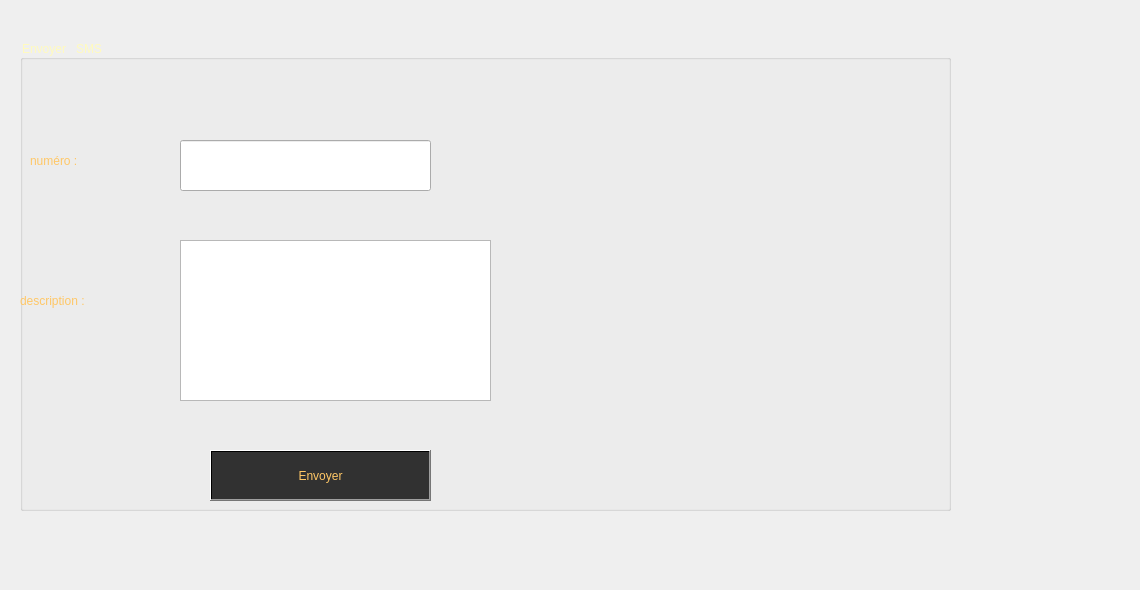
      <widget class="QWidget" name="tab_6">
       <attribute name="title">
        <string>SMS</string>
       </attribute>
       <widget class="QLabel" name="label_51">
        <property name="geometry">
         <rect>
          <x>-10</x>
          <y>-20</y>
          <width>1131</width>
          <height>581</height>
         </rect>
        </property>
        <property name="styleSheet">
         <string notr="true">background-image: url(:/25.jpg);</string>
        </property>
        <property name="text">
         <string/>
        </property>
       </widget>
       <widget class="QGroupBox" name="groupBox_7">
        <property name="geometry">
         <rect>
          <x>20</x>
          <y>40</y>
          <width>931</width>
          <height>471</height>
         </rect>
        </property>
        <property name="styleSheet">
         <string notr="true">color:rgb(255, 250, 190);</string>
        </property>
        <property name="title">
         <string>Envoyer   SMS</string>
        </property>
        <widget class="QLineEdit" name="lineEdit_14">
         <property name="geometry">
          <rect>
           <x>160</x>
           <y>100</y>
           <width>251</width>
           <height>51</height>
          </rect>
         </property>
         <property name="styleSheet">
          <string notr="true">color: rgb(255, 85, 0);</string>
         </property>
        </widget>
        <widget class="QTextEdit" name="textEdit">
         <property name="geometry">
          <rect>
           <x>160</x>
           <y>200</y>
           <width>311</width>
           <height>161</height>
          </rect>
         </property>
         <property name="styleSheet">
          <string notr="true">color: rgb(255, 85, 0);</string>
         </property>
        </widget>
        <widget class="QPushButton" name="pushButton_10">
         <property name="geometry">
          <rect>
           <x>190</x>
           <y>410</y>
           <width>221</width>
           <height>51</height>
          </rect>
         </property>
         <property name="styleSheet">
          <string notr="true">color: rgb(255, 199, 102);
background-color: qlineargradient(spread:pad, x1:1, y1:0, x2:1, y2:0, stop:0.919598 rgba(49, 49, 49), stop:0.98 rgba(0, 0, 0, 255), stop:1 rgba(235, 148, 61, 255));</string>
         </property>
         <property name="text">
          <string>Envoyer</string>
         </property>
        </widget>
        <widget class="QLabel" name="label_52">
         <property name="geometry">
          <rect>
           <x>10</x>
           <y>100</y>
           <width>111</width>
           <height>41</height>
          </rect>
         </property>
         <property name="styleSheet">
          <string notr="true">color: rgb(255, 199, 102);</string>
         </property>
         <property name="text">
          <string>numéro :</string>
         </property>
        </widget>
        <widget class="QLabel" name="label_53">
         <property name="geometry">
          <rect>
           <x>0</x>
           <y>240</y>
           <width>151</width>
           <height>41</height>
          </rect>
         </property>
         <property name="styleSheet">
          <string notr="true">color: rgb(255, 199, 102);</string>
         </property>
         <property name="text">
          <string>description :</string>
         </property>
        </widget>
        <widget class="QLabel" name="label_54">
         <property name="geometry">
          <rect>
           <x>380</x>
           <y>410</y>
           <width>51</width>
           <height>51</height>
          </rect>
         </property>
         <property name="styleSheet">
          <string notr="true">background-image: url(:/unnamed.png);</string>
         </property>
         <property name="text">
          <string/>
         </property>
        </widget>
       </widget>
      </widget>
